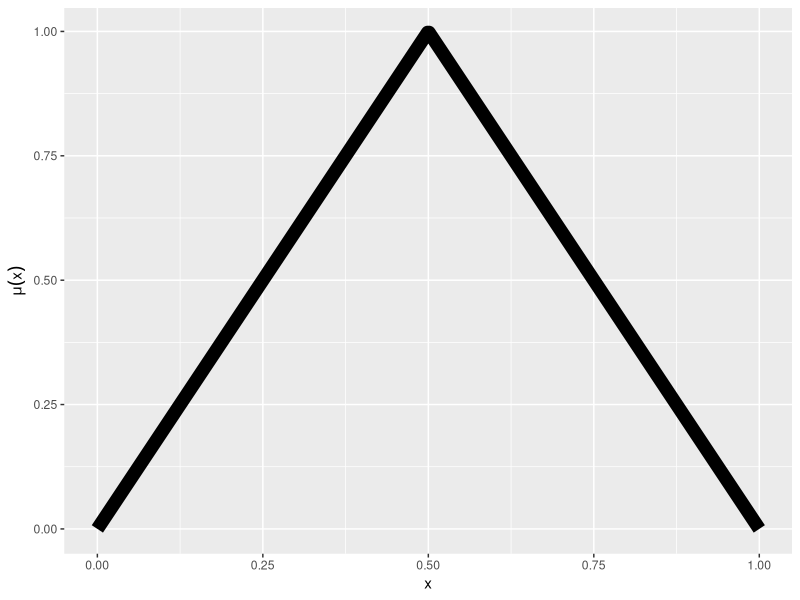
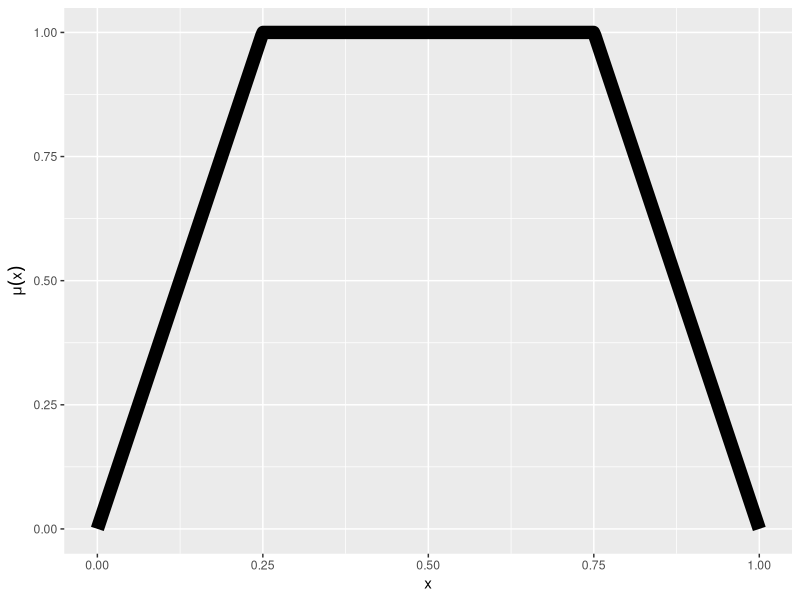
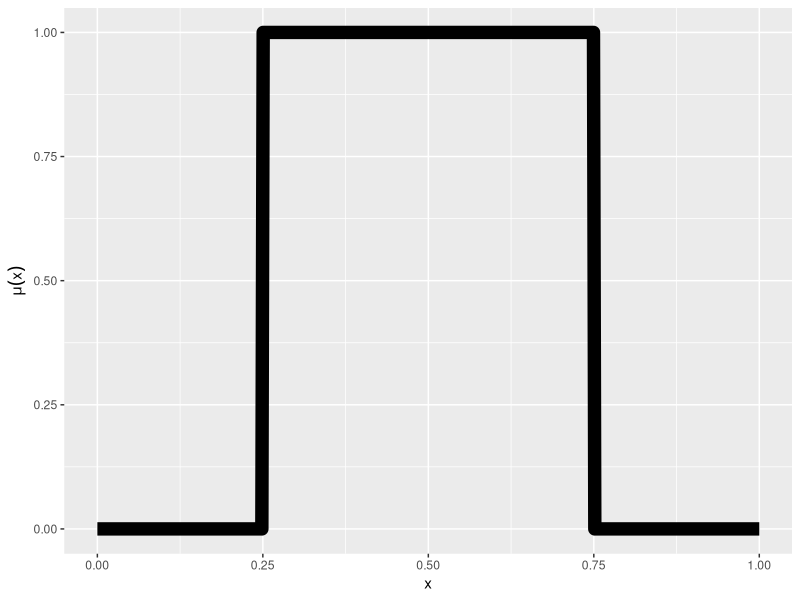
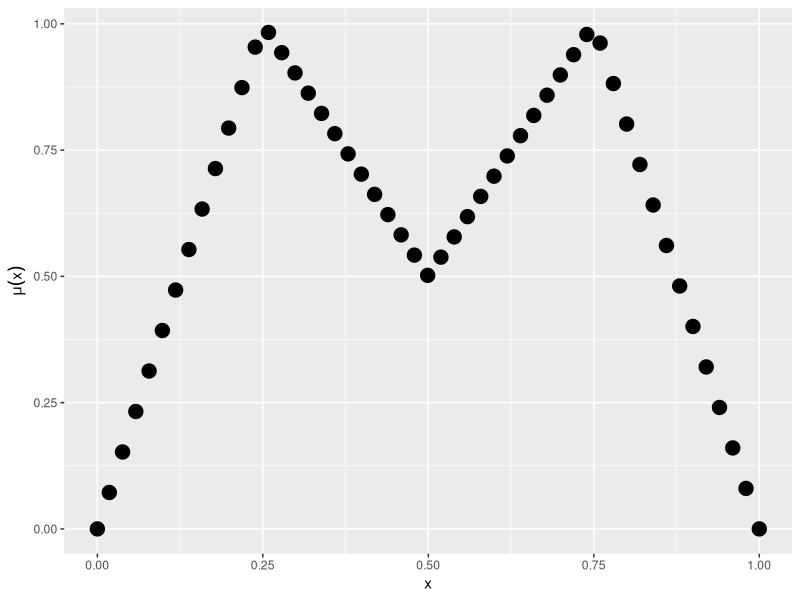
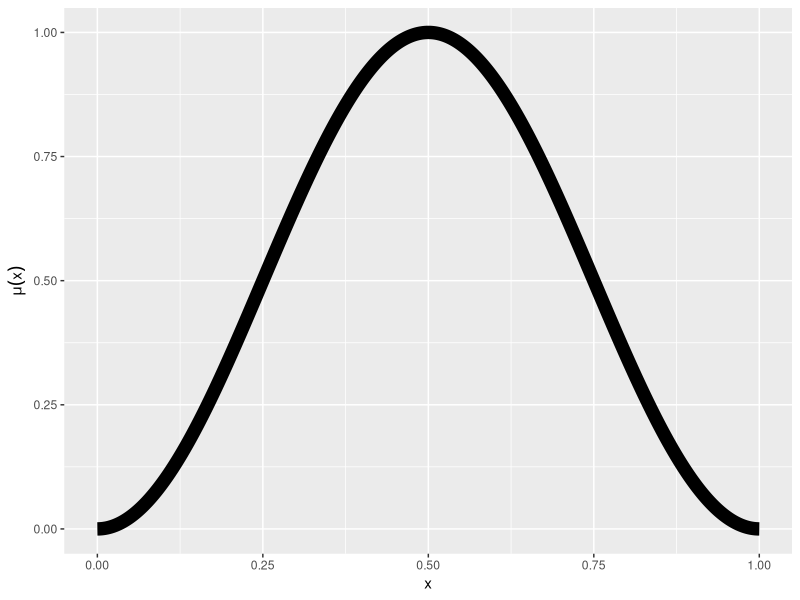
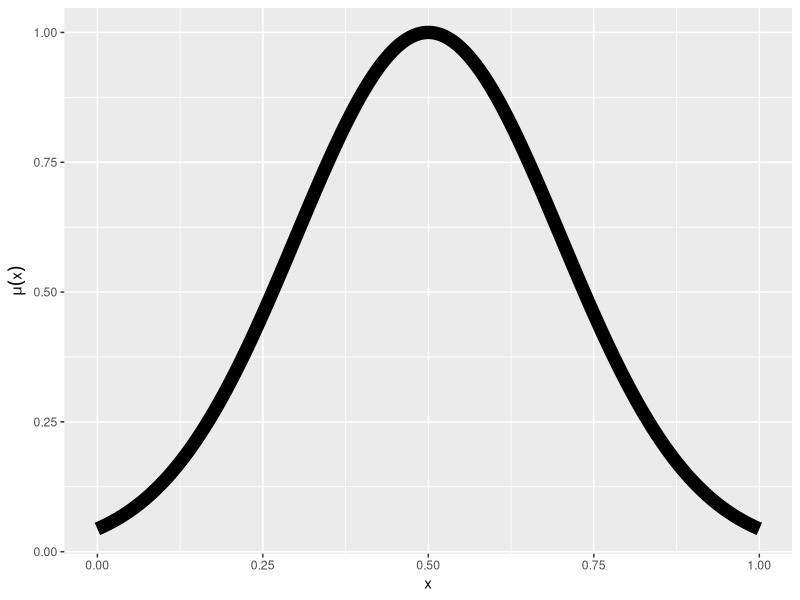
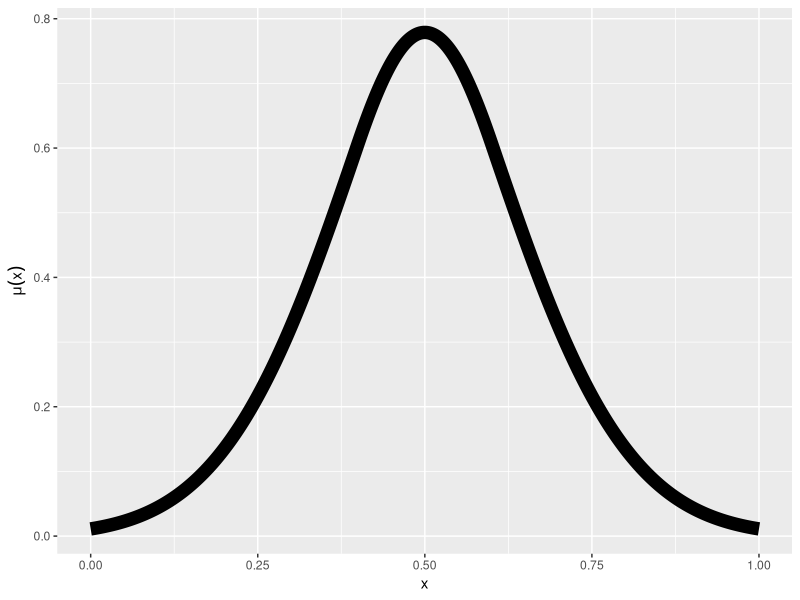
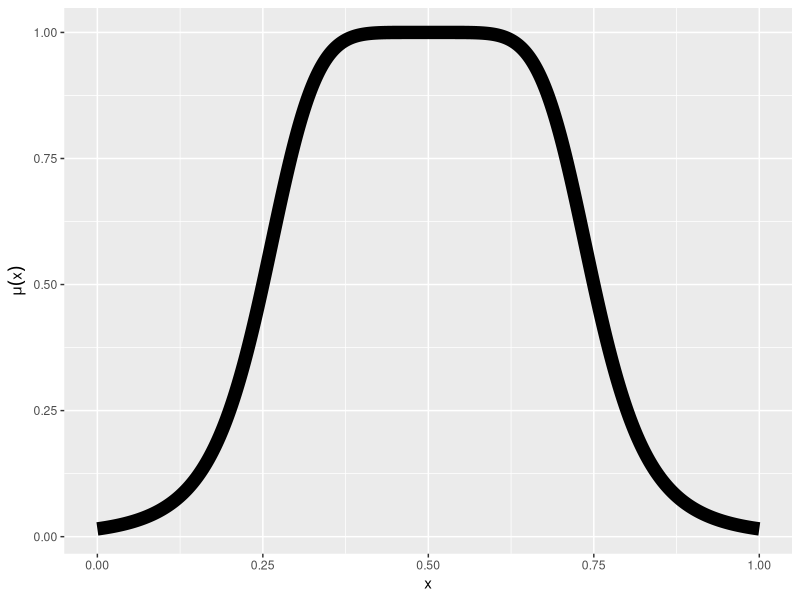

The R source for these figures, in order:
library('ggplot2')

isEq = function(a,b,error=1e-5){
    abs(a - b) <= error
}

isLt = function(a,b,error=1e-5){
    !isEq(a,b,error) & a < b
}

isGt = function(a,b,error=1e-5){
    !isEq(a,b,error) & a > b
}

isLE = function(a,b,error=1e-5){
    isEq(a,b,error) | a < b
}

isGE = function(a,b,error=1e-5){
    isEq(a,b,error) | a > b
}

#Scale: Scales a number to a different scale
Scale = function(value, toMin, toMax, fromMin=min(value), fromMax=max(value)){
      (toMax - toMin) / (fromMax - fromMin) * (value - fromMin) + toMin
}

#Basic

term.triangle = function(x, a, b, c){
    if (isLt(x,a) | isGt(x,c)) 
        0.0
    else if (isEq(x,b))
        1.0
    else if (isLt(x,b))
        (x - a) / (b - a)
    else 
        result = (c - x) / (c - b)    
}

term.trapezoid = function(x,a,b,c,d){
        if (isLt(x, a) | isGt(x, d))
            0.0
        else if (isLE(x, b))
            min(1.0, (x - a) / (b - a))
        else if (isLE(x, c))
            1.0
        else if (isLE(x, d))
            (d - x) / (d - c)
}

term.rectangle = function(x,a,b){
    if (isLt(x, a) | isGt(x,b)) 
        0.0
    else 1.0
}

term.discrete = function(x, a, b){
    diff = b-a
    if (isLt(x,a) | isGt(x,b))
        0.0
    else if (isLt(x,.25 * diff))
        Scale(x, 0, 1, a, a + diff*.25)
    else if (isLt(x, .5*diff))
        Scale(x,1,0.5, a + diff*.25, a + diff*.5)
    else if (isLt(x, .75*diff))
        Scale(x,0.5,1,a+diff*.5, a+diff*.75)
    else if (isLt(x, diff))
        Scale(x, 1, 0, a+diff*.75, a+diff)
    else {0.0}
#    else if (isLt(x, a*.5)
}


term.bell = function(x, center, width, slope){
    1.0 / (1.0 + abs((x - center) / width)**(2 * slope));
}

#EXTENDED

term.cosine = function(x, center, width){
    if (isLt(x, center-width/2.0) || isGt(x, center+width/2.0)){
        0.0
    }else{
        0.5 * (1.0 + cos(2.0 / width * pi * (x - center)))
    }
}

term.gaussian = function(x, mean, sd){
    exp((-(x - mean) * (x - mean)) / (2 * sd * sd));
}

term.gaussianProduct = function(x, meanA, sdA, meanB, sdB){
        xLEa = isLE(x, meanA)
        a = exp((-(x - meanA) * (x - meanA)) / (2 * sdA * sdA)) * xLEa + (1 - xLEa)
        xGEb = isGE(x, meanB)
        b = exp((-(x - meanB) * (x - meanB)) / (2 * sdB * sdB)) * xGEb + (1 - xGEb)
        a * b
}

term.bell = function(x, center, width, slope){
    1.0 / (1.0 + abs((x - center) / width)** (2 * slope))
}

term.piShape = function(x, bottomLeft, topLeft, topRight, bottomRight){
        a_b_ave = (bottomLeft + topLeft) / 2.0
        b_minus_a = topLeft - bottomLeft
        c_d_ave = (topRight + bottomRight) / 2.0
        d_minus_c = bottomRight - topRight

        if (isLE(x, bottomLeft)) 0.0

        else if (isLE(x, a_b_ave))
            2.0 * ((x - bottomLeft) / b_minus_a) ** 2

        else if (isLt(x, topLeft))
            1.0 - 2.0 * ((x - topLeft) / b_minus_a)** 2

        else if (isLE(x, topRight))
            1.0

        else if (isLE(x, c_d_ave))
            1 - 2 * ((x - topRight) / d_minus_c)**2

        else if (isLt(x, bottomRight))
            2 * ((x - bottomRight) / d_minus_c)** 2

        else 0.0
}

term.sigmoidDifference = function(x, left, rising, falling, right){
        a = 1.0 / (1 + exp(-rising * (x - left)))
        b = 1.0 / (1 + exp(-falling * (x - right)))
        abs(a - b)
}

term.sigmoidProduct = function(x, left, rising, falling, right){
        a = 1.0 / (1 + exp(-rising * (x - left)))
        b = 1.0 / (1 + exp(-falling * (x - right)))
        abs(a * b)
}

term.spike = function(x, center, width){
    exp(-abs( 10 / width * (x-center)))
}

#EDGES

term.binary = function(x, threshold, direction){
    if (isGE(direction,0.0) && isGE(x, threshold)){
        1.0
    }else if (isLt(direction, 0.0) && isLE(x, threshold)){
        1.0
    }else{
        0.0
    }
}

term.concave = function(x, inflection, end){
    if (isLE(inflection, end)){ #Concave increasing
        if (isLt(x, end)){
            (end - inflection) / (2 * end - inflection - x)
        }else{ 1.0 }
    } else{ #Concave decreasing
        if (isGt(x, end)){
            (inflection - end) / (inflection -2 * end + x)
        }else{ 1.0 }
    }
}


term.ramp = function(x, start, end){
        if (isEq(start, end)) 0.0
        
        else if (isLt(start, end)) {
            if (isLE(x, start)) 0.0
            else if (isGE(x, end))  1.0
            else (x - start) / (end - start)
        } else {
            if (isGE(x, start)) 0.0
            else if (isLE(x, end)) 1.0
            else (start - x) / ( start - end)
        }
}

term.sigmoid = function(x, inflection, slope){
    1.0 / (1.0 + exp(-slope * (x - inflection)))
}

term.sShape = function(x, start, end){
        average = (start + end) / 2
        difference = end - start

        if (isLE(x, start)) 0.0

        else if (isLE(x, average))
            2 * ((x - start) / difference) ** 2

        else if (isLt(x, end))
            1.0 - 2.0 * ((x - end) / difference) ** 2
        else 1.0
}

term.zShape = function(x, start, end){
        average = (start + end) / 2
        difference = end - start

        if (isLE(x, start)) 1.0

        else if (isLE(x, average))
            1.0 - 2.0 * ((x - start) / difference) ** 2

        else if (isLt(x, end))
            2.0 * ((x - end) / difference)** 2

        else 0.0
}







x = seq(0,1,length=500)
average = (max(x) + min(x))/2
diff = (max(x) - min(x))





dir.create('figure',showWarnings=F)


##################BASIC

triangle.df = data.frame(x, y=sapply(x, term.triangle, min(x), average, max(x)))
triangle.plot = ggplot(triangle.df, aes(x,y, size=2, lineend='round')) + geom_line() + ylab(expression(mu(x))) + theme(legend.position='none')
ggsave('figure/triangle.svg', triangle.plot, width=3, height=3)


trapezoid.df = data.frame(x, y=sapply(x, term.trapezoid, min(x), min(x) + .25 * diff, min(x) + .75*diff, max(x)))
trapezoid.plot = ggplot(trapezoid.df, aes(x,y, size=2, lineend='round')) + geom_line() + ylab(expression(mu(x))) + theme(legend.position='none')
ggsave('figure/trapezoid.svg', trapezoid.plot, width=3, height=3)


rectangle.df = data.frame(x, y=sapply(x, term.rectangle, min(x) + .25*diff,  min(x) + .75*diff))
rectangle.plot = ggplot(rectangle.df, aes(x,y, size=2, lineend='round')) + geom_line() + ylab(expression(mu(x))) + theme(legend.position='none')
ggsave('figure/rectangle.svg', rectangle.plot, width=3, height=3)


discrete.x = x[c(1, seq(10, 495, 10), 500)]
discrete.df = data.frame(x=discrete.x, y=sapply(discrete.x, term.discrete, min(x),  max(x)))
discrete.plot = ggplot(discrete.df, aes(x,y, size=2, lineend='round')) + geom_point() + ylab(expression(mu(x))) + theme(legend.position='none')
ggsave('figure/discrete.svg', discrete.plot, width=3, height=3)



#################EXTENDED

cosine.df = data.frame(x, y=sapply(x, term.cosine, average, diff))
cosine.plot = ggplot(cosine.df, aes(x,y, size=2, lineend='round')) + geom_line() + ylab(expression(mu(x))) + theme(legend.position='none')
ggsave('figure/cosine.svg', cosine.plot, width=3, height=3)


gaussian.df = data.frame(x, y=sapply(x, term.gaussian, average,  .2*diff))
gaussian.plot = ggplot(gaussian.df, aes(x,y, size=2, lineend='round')) + geom_line() + ylab(expression(mu(x))) + theme(legend.position='none')
ggsave('figure/gaussian.svg', gaussian.plot, width=3, height=3)


gaussianProduct.df = data.frame(x, y=sapply(x, term.gaussianProduct, average+.1,  .2*diff, average-.1, .2*diff))
gaussianProduct.plot = ggplot(gaussianProduct.df, aes(x,y, size=2, lineend='round')) + geom_line() + ylab(expression(mu(x))) + theme(legend.position='none')
ggsave('figure/gaussianProduct.svg', gaussianProduct.plot, width=3, height=3)


bell.df = data.frame(x, y=sapply(x, term.bell, average,  .25*diff, 3.0))
bell.plot = ggplot(bell.df, aes(x,y, size=2, lineend='round')) + geom_line() + ylab(expression(mu(x))) + theme(legend.position='none')
ggsave('figure/bell.svg', bell.plot, width=3, height=3)


piShape.df = data.frame(x, y=sapply(x, term.piShape, min(x), average, average, max(x)))
piShape.plot = ggplot(piShape.df, aes(x,y, size=2, lineend='round')) + geom_line() + ylab(expression(mu(x))) + theme(legend.position='none')
ggsave('figure/piShape.svg', piShape.plot, width=3, height=3)


sigmoidDifference.df = data.frame(x, y=sapply(x, term.sigmoidDifference, min(x) + .25*diff, 20/diff, 20/diff, min(x)+.75*diff))
sigmoidDifference.plot = ggplot(sigmoidDifference.df, aes(x,y, size=2, lineend='round')) + geom_line() + ylab(expression(mu(x))) + theme(legend.position='none')
ggsave('figure/sigmoidDifference.svg', sigmoidDifference.plot, width=3, height=3)


sigmoidProduct.df = data.frame(x, y=sapply(x, term.sigmoidProduct, min(x) + .25*diff, 10/diff, -10/diff, min(x)+.75*diff))
sigmoidProduct.plot = ggplot(sigmoidProduct.df, aes(x,y, size=2, lineend='round')) + geom_line() + ylab(expression(mu(x))) + theme(legend.position='none')
ggsave('figure/sigmoidProduct.svg', sigmoidProduct.plot, width=3, height=3)


spike.df = data.frame(x, y=sapply(x, term.spike, average, diff))
spike.plot = ggplot(spike.df, aes(x,y, size=2, lineend='round')) + geom_line() + ylab(expression(mu(x))) + theme(legend.position='none')
ggsave('figure/spike.svg', spike.plot, width=3, height=3)



###############EDGE

#Binary
binary.dfa = data.frame(x, y=sapply(x, term.binary, min(x) + .25*diff, -1))
binary.dfb = data.frame(x, y=sapply(x, term.binary, min(x) + .75*diff, 1))
binary.plot = ggplot(binary.dfa, aes(x,y, size=2, lineend='round')) + 
        geom_line(data=binary.dfb, aes(x,y, size=2, lineend='round')) + 
        geom_line() + ylab(expression(mu(x))) + theme(legend.position='none')   
ggsave('figure/binary.svg', binary.plot, width=3, height=3)

#Concave
concave.dfa = data.frame(x, y=sapply(x, term.concave, average, max(x)-.2))
concave.dfb = data.frame(x, y=sapply(x, term.concave, average, 1-(max(x)-.2)))
concave.plot = ggplot(concave.dfa, aes(x,y, size=2, lineend='round')) + 
        geom_line(data=concave.dfb, aes(x,y, size=2, lineend='round')) + 
        geom_line() + ylab(expression(mu(x))) + theme(legend.position='none')   
ggsave('figure/concave.svg', concave.plot, width=3, height=3)

#RAMP
ramp.dfa = data.frame(x, y=sapply(x, term.ramp, max(x)-.2, min(x)+.2))
ramp.dfb = data.frame(x, y=sapply(x, term.ramp, min(x)+.2, max(x)-.2))
ramp.plot = ggplot(ramp.dfa, aes(x,y, size=2, lineend='round')) + 
        geom_line(data=ramp.dfb, aes(x,y, size=2, lineend='round')) + 
        geom_line() + ylab(expression(mu(x))) + theme(legend.position='none') 
ggsave('figure/ramp.svg', ramp.plot, width=3, height=3)


sigmoid.dfa = data.frame(x, y=sapply(x, term.sigmoid, average, 20/diff))
sigmoid.dfb = data.frame(x, y=sapply(x, term.sigmoid, average, -20/diff))
sigmoid.plot = ggplot(sigmoid.dfa, aes(x,y, size=2, lineend='round')) + 
        geom_line(data=sigmoid.dfb, aes(x,y, size=2, lineend='round')) + 
        geom_line() + ylab(expression(mu(x))) + theme(legend.position='none')
ggsave('figure/sigmoid.svg', sigmoid.plot, width=3, height=3)


sShape.df = data.frame(x, y=sapply(x, term.sShape, min(x), max(x)))
sShape.plot = ggplot(sShape.df, aes(x,y, size=2, lineend='round')) + geom_line() + ylab(expression(mu(x))) + theme(legend.position='none')
ggsave('figure/sShape.svg', sShape.plot, width=3, height=3)


zShape.df = data.frame(x, y=sapply(x, term.zShape, min(x), max(x)))
zShape.plot = ggplot(zShape.df, aes(x,y, size=2, lineend='round')) + geom_line() + ylab(expression(mu(x))) + theme(legend.position='none')
ggsave('figure/zShape.svg', zShape.plot, width=3, height=3)


plot.parse = paste(ls(pattern='\\.plot$'), collapse=', ')

plot.list = eval(parse(text=paste0('list(',plot.parse,')')))
# names(plot.list) = plot.parse

message(plot.parse)